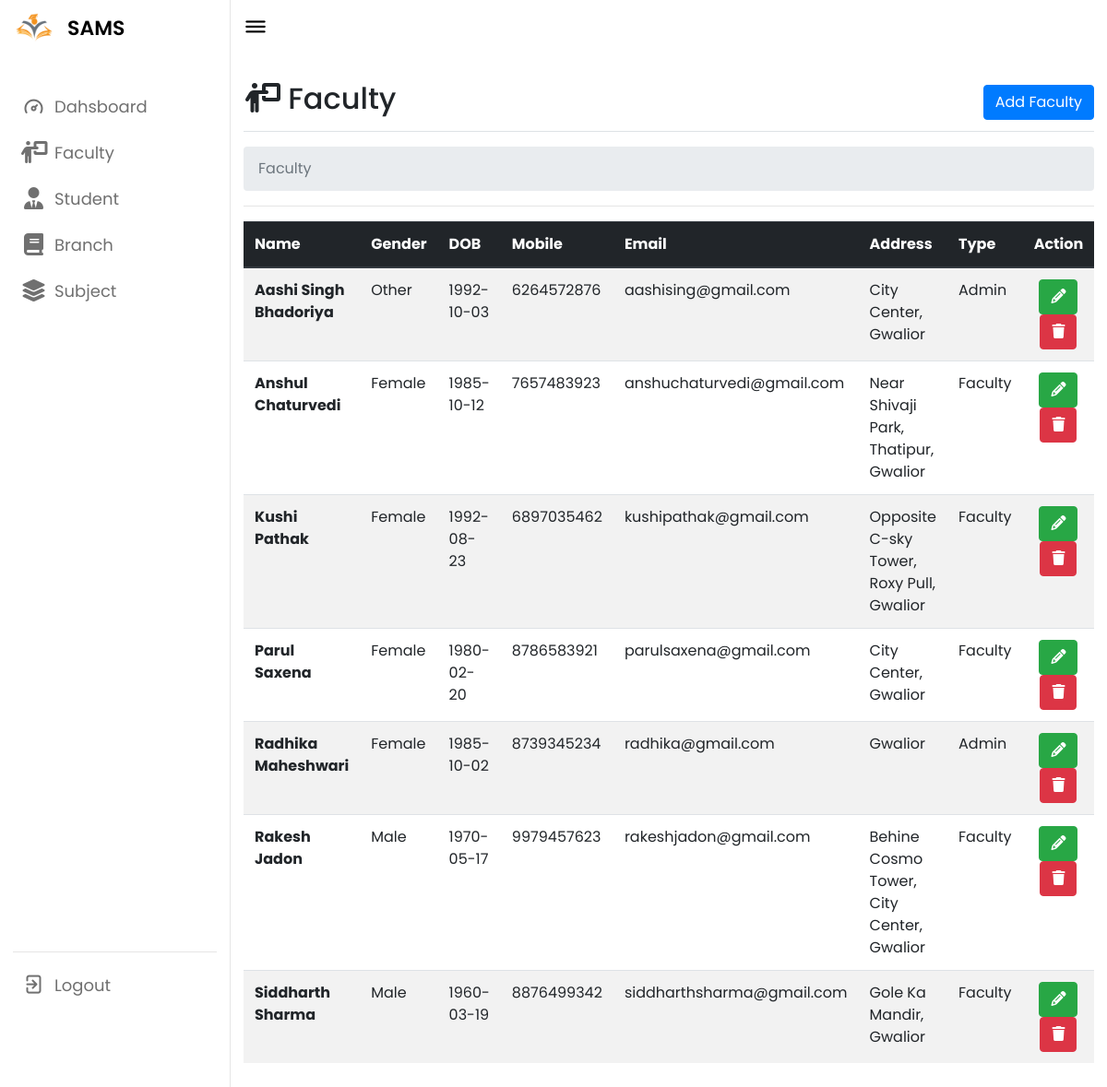
/admin/faculty.php (signed in), run on the app's committed database.
### tables this page shows
CREATE TABLE `faculty` (
  `fid` int(11) NOT NULL,
  `fname` varchar(40) NOT NULL,
  `fgender` varchar(6) NOT NULL,
  `fmobile` bigint(11) NOT NULL,
  `fdob` date NOT NULL,
  `faddress` varchar(50) NOT NULL,
  `type` varchar(15) NOT NULL,
  `femail` varchar(40) NOT NULL,
  `fpassword` varchar(64) NOT NULL
);

### admin/faculty.php (the view, shortened to what this page needs)
<?php
include("connection/conn.php");
include("include/header.php");
?>
<div class="d-flex justify-content-between flex-wrap flex-md-nowrap align-items-center pb-2 mb-3 border-bottom">
  <h1 class="h2"><i class="fa-solid fa-person-chalkboard"></i> Faculty</h1>
  <div class="btn-toolbar mb-2 mb-md-0">
    <a class="btn btn-primary" href="addfaculty.php">Add Faculty</a>
  </div>
</div>
<div aria-label="breadcrumb">
  <ol class="breadcrumb">
    <li class="breadcrumb-item active" aria-current="page">Faculty</li>
  </ol>
</div>
<hr>
<table class="table table-striped">
  <thead class="thead-dark">
    <tr>
      <th scope="col">Name</th>
      <th scope="col">Gender</th>
      <th scope="col">DOB</th>
      <th scope="col">Mobile</th>
      <th scope="col">Email</th>
      <th scope="col">Address</th>
      <th scope="col">Type</th>
      <th scope="col">Action</th>
    </tr>
  </thead>
  <tbody>
    <?php
    $sql = mysqli_query($conn, "SELECT * FROM faculty ORDER BY fname ASC");
    $total = mysqli_num_rows($sql);
    if ($total > 0)
      while ($row = mysqli_fetch_assoc($sql)) {
    ?>
      <tr>
        <th scope="row"><?php echo $row['fname']; ?></th>
        <td><?php echo $row['fgender']; ?></td>
        <td><?php echo $row['fdob']; ?></td>
        <td><?php echo $row['fmobile']; ?></td>
        <td><?php echo $row['femail']; ?></td>
        <td><?php echo $row['faddress']; ?></td>
        <td><?php echo $row['type']; ?></td>
        <td>
          <div class="row">
            <div class="" style="text-align: center;">
              <a href="editfaculty.php?edit=<?php echo $row['fid'];?>" class="btn btn-success"><span class="fa fa-pencil"></span></a>
              <a href="deletefaculty.php?delete=<?php echo $row['fid'];?>" class="btn btn-danger"><span class="fa fa-trash"></span></a>
            </div>
          </div>
        </td>
      </tr>
    <?php } ?>
  </tbody>
</table>
</body>
</html>

### admin/include/header.php (shortened to what this page needs)
<!DOCTYPE html>
<html lang="en">
<head>
    <link rel="stylesheet" href="css/style.css">
    <link rel="stylesheet" href="https://cdnjs.cloudflare.com/ajax/libs/font-awesome/4.7.0/css/font-awesome.min.css">
    <link rel="stylesheet" href="https://cdnjs.cloudflare.com/ajax/libs/font-awesome/6.4.2/css/all.min.css">
    <link rel="stylesheet" href="https://unicons.iconscout.com/release/v4.0.0/css/line.css">
    <link rel="stylesheet" href="https://cdn.jsdelivr.net/npm/bootstrap@4.0.0/dist/css/bootstrap.min.css">
</head>
<body>
    <nav>
        <a href="index.php" style="text-decoration: none;">
            <div class="logo-name">
                <div class="logo-image">
                    <img src="img/logo.png" alt="">
                </div>
                <span class="logo_name">SAMS</span>
            </div>
        </a>
        <div class="menu-items">
            <ul class="nav-links">
                <li><a href="index.php">
                        <i class="uil uil-tachometer-fast-alt"></i>
                        <span class="link-name">Dahsboard</span>
                    </a></li>
                <li><a href="faculty.php">
                        <i class="fa-solid fa-person-chalkboard"></i>
                        <span class="link-name">Faculty</a></span>
                    </a></li>
                <li><a href="student.php">
                        <i class="fa-solid fa-user-tie"></i>
                        <span class="link-name">Student</span>
                    </a></li>
                <li><a href="course.php">
                        <i class="fa-solid fa-book"></i>
                        <span class="link-name">Branch</span>
                    </a></li>
                <li><a href="subject.php">
                        <i class="fa-solid fa-layer-group"></i>
                        <span class="link-name">Subject</span>
                    </a></li>
            </ul>
            <ul class="logout-mode">
                <li><a href="logout.php">
                        <i class="uil uil-signout"></i>
                        <span class="link-name">Logout</span>
                    </a></li>
                <li class="mode">
                    <div class="mode-toggle">
                    </div>
                </li>
            </ul>
        </div>
    </nav>
    <section class="dashboard">
        <div class="top">
            <i class="uil uil-bars sidebar-toggle"></i>
        </div>
        <div class="dash-content">
            <div class="overview">

### admin/css/style.css (style rules this page uses)
* { margin: 0; padding: 0; box-sizing: border-box; font-family: "Poppins", sans-serif; }
:root { --primary-color: #0e4bf1; --panel-color: #fff; --text-color: #000; --black-light-color: #707070; --border-color: #e6e5e5; --toggle-color: #ddd; --box1-color: #4da3ff; --box2-color: #ffe6ac; --box3-color: #e7d1fc; --title-icon-color: #fff; --tran-05: all 0.5s ease; --tran-03: all 0.3s ease; --tran-03: all 0.2s ease; }
body { min-height: 100vh; background-color: var(--primary-color); }
nav { position: fixed; top: 0; left: 0; height: 100%; width: 250px; padding: 10px 14px; background-color: var(--panel-color); border-right: 1px solid var(--border-color); transition: var(--tran-05); }
nav .logo-name { display: flex; align-items: center; }
nav .logo-image { display: flex; justify-content: center; min-width: 45px; }
nav .logo-image img { width: 40px; object-fit: cover; border-radius: 50%; }
nav .logo-name .logo_name { font-size: 22px; font-weight: 600; color: var(--text-color); margin-left: 14px; transition: var(--tran-05); }
nav .menu-items { margin-top: 40px; height: calc(100% - 90px); display: flex; flex-direction: column; justify-content: space-between; }
.menu-items li { list-style: none; }
.menu-items li a { display: flex; align-items: center; height: 50px; text-decoration: none; position: relative; }
.menu-items li a i { font-size: 24px; min-width: 45px; height: 100%; display: flex; align-items: center; justify-content: center; color: var(--black-light-color); }
.menu-items li a .link-name { font-size: 18px; font-weight: 400; color: var(--black-light-color); transition: var(--tran-05); }
.menu-items .logout-mode { padding-top: 10px; border-top: 1px solid var(--border-color); }
.menu-items .mode { display: flex; align-items: center; white-space: nowrap; }
.menu-items .mode-toggle { position: absolute; right: 14px; height: 50px; min-width: 45px; display: flex; align-items: center; justify-content: center; cursor: pointer; }
.dashboard { position: relative; left: 250px; background-color: var(--panel-color); min-height: 100vh; width: calc(100% - 250px); padding: 10px 14px; transition: var(--tran-05); }
.dashboard .top { position: fixed; top: 0; left: 250px; display: flex; width: calc(100% - 250px); justify-content: space-between; align-items: center; padding: 10px 14px; background-color: var(--panel-color); transition: var(--tran-05); z-index: 10; }
.dashboard .top .sidebar-toggle { font-size: 26px; color: var(--text-color); cursor: pointer; }
.dashboard .dash-content { padding-top: 50px; }
.btn { background-color: DodgerBlue; border: none; color: white; padding: 12px 16px; font-size: 16px; cursor: pointer; }
.row { margin-right: -15px; margin-left: -15px; }
.row:before, .row:after { display: table; content: " "; }
.row:after { clear: both; }

### data on the page
faculty: fname "Aashi Singh Bhadoriya", fgender "Other", fdob "1992-10-03", fmobile "6264572876", femail "aashising@gmail.com", faddress "City Center, Gwalior", type "Admin"
faculty: fname "Anshul Chaturvedi", fgender "Female", fdob "1985-10-12", fmobile "7657483923", femail "anshuchaturvedi@gmail.com", faddress "Near Shivaji Park, Thatipur, Gwalior", type "Faculty"
faculty: fname "Kushi Pathak", fgender "Female", fdob "1992-08-23", fmobile "6897035462", femail "kushipathak@gmail.com", faddress "Opposite C-sky Tower, Roxy Pull, Gwalior", type "Faculty"
faculty: fname "Parul Saxena", fgender "Female", fdob "1980-02-20", fmobile "8786583921", femail "parulsaxena@gmail.com", faddress "City Center, Gwalior", type "Faculty"
faculty: fname "Radhika Maheshwari", fgender "Female", fdob "1985-10-02", fmobile "8739345234", femail "radhika@gmail.com", faddress "Gwalior", type "Admin"
faculty: fname "Rakesh Jadon", fgender "Male", fdob "1970-05-17", fmobile "9979457623", femail "rakeshjadon@gmail.com", faddress "Behine Cosmo Tower, City Center, Gwalior", type "Faculty"
faculty: fname "Siddharth Sharma", fgender "Male", fdob "1960-03-19", fmobile "8876499342", femail "siddharthsharma@gmail.com", faddress "Gole Ka Mandir, Gwalior", type "Faculty"
